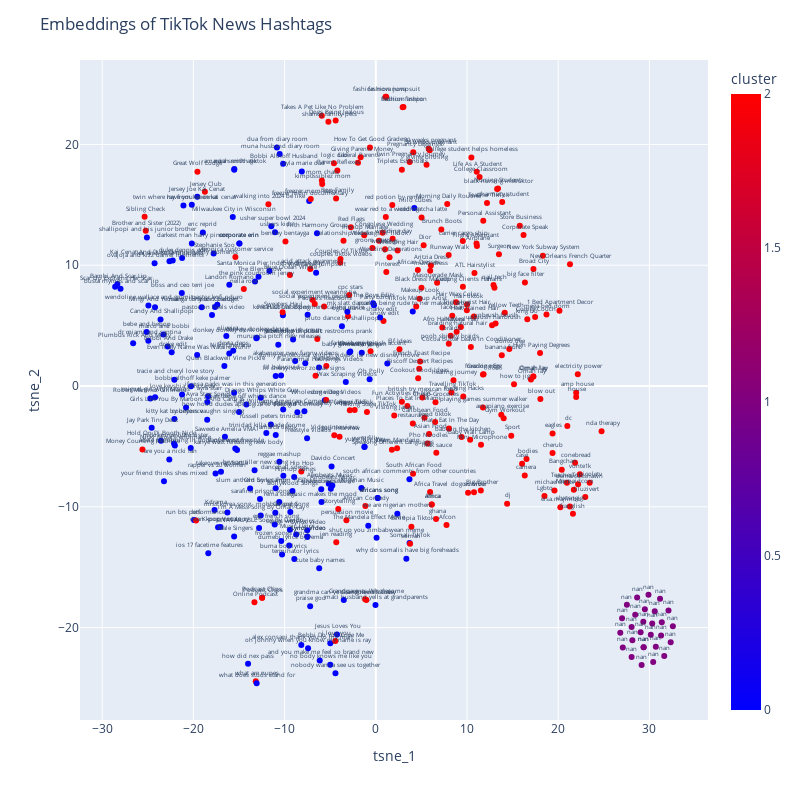

The code cell stored with this chart in its notebook:
### Code cell
import plotly.io as pio

tsne = TSNE(n_components=2, random_state=42)  
tsne_results = tsne.fit_transform(embed10824)

df = pd.DataFrame(tsne_results, columns=['tsne_1', 'tsne_2'])
df['hashtag'] = suggwords10824
df['cluster'] = clusters # the cluster indices where each news hashtags belong
#df.head()

# Create the scatter plot
fig = px.scatter(df, x='tsne_1', y='tsne_2', text='hashtag', color="cluster", color_continuous_scale="BlueRed")

# Format what to show next to the markers
fig.update_traces(textposition='top center', 
                  mode='markers+text', 
                  textfont=dict(size=6))

fig.update_layout(title='Embeddings of TikTok News Hashtags', width=800, height=800)
fig.show()

### Figure 1 — Plotly figure (JSON) as saved in the notebook; plotly's stock layout.template omitted (floating-point values rounded to 4 significant figures; data arrays with more than 128 entries replaced by an {"elided": "..."} marker saying what was removed)
{"data": [{"hovertemplate": "tsne_1=%{x}<br>tsne_2=%{y}<br>hashtag=%{text}<br>cluster=%{marker.color}<extra></extra>", "legendgroup": "", "marker": {"color": {"elided": "400 int values"}, "coloraxis": "coloraxis", "symbol": "circle"}, "mode": "markers+text", "name": "", "orientation": "v", "showlegend": false, "text": {"elided": "400 str values"}, "textfont": {"size": 6}, "textposition": "top center", "type": "scatter", "x": {"elided": "400 float values"}, "xaxis": "x", "y": {"elided": "400 float values"}, "yaxis": "y"}], "layout": {"coloraxis": {"colorbar": {"title": {"text": "cluster"}}, "colorscale": [[0, "rgb(0,0,255)"], [1, "rgb(255,0,0)"]]}, "height": 800, "legend": {"tracegroupgap": 0}, "margin": {"t": 60}, "title": {"text": "Embeddings of TikTok News Hashtags"}, "width": 800, "xaxis": {"anchor": "y", "domain": [0, 1], "title": {"text": "tsne_1"}}, "yaxis": {"anchor": "x", "domain": [0, 1], "title": {"text": "tsne_2"}}}}
